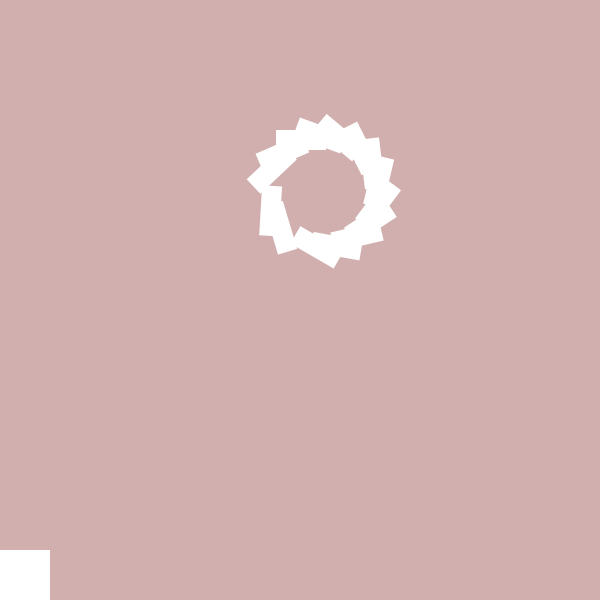
Frame 1 (no input)
Frame 60 (the mouse pressed at the canvas centre just before this capture): identical to frame 1, image omitted
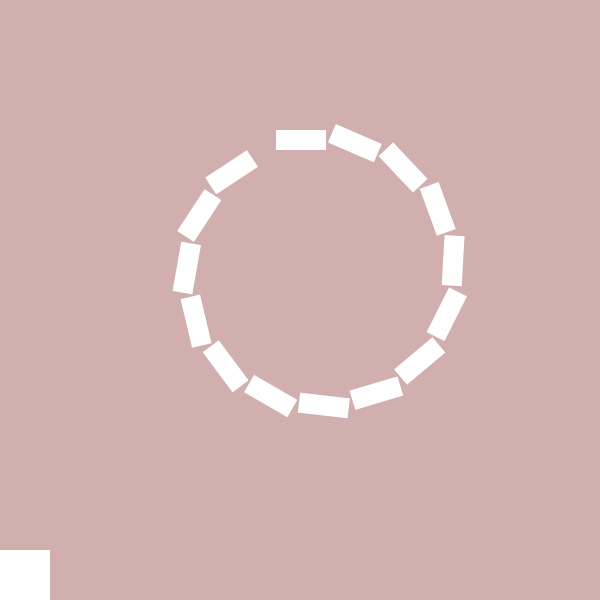
Frame 120 (the mouse held since frame 60 and released just before this capture)

The Processing sketch that drew these frames (run headless with seeded random() and noise(); from frame 60 on, the mouse is pressed at the canvas centre):

// Processing sketch: processing_74723
// ── processing_74723.pde

int xPos = 25;
int yPos = 575;
int w = 100;
int transA = 0; 
int transB = 0;
int transC = 0;
int transD = 0;
int transE = 0;
int transF = 0; 

void setup() {
  size(600, 600);
  background(#D1AFAF, 100);
  rectMode(CENTER);
  frameRate(100);
}

void draw() {

  rectangle();
  arm();
}

void arm() {
  transA = 200;
  transB = 50;
  transC = 100;
  transD = 100;
  transE = 50;
  transF = 2; 
  translate(transA, transB);//X and Y axis of Joint starting point.

  if (key == 'd') {
    translate(transA-=80, transB-=50);
  }
  if (key == 'a') {
    translate(transA-=120, transB-=50);
  }

  for (int ii=0;ii<1;ii++) {//Number of Joint sets
    translate(transC, transD); // X and Y axis of joint starting point

    pushMatrix();
    for (int i=0;i<15;i++) { //Number of joints

      rect(1, -10, 50, 20);

      //ellipse(0, 0, 9, 9);
      translate(transE, transF);//Distance and offset between joints 
      rotate(radians(map(mouseY, 100, height-200, 50, 10)));//Lower the -number higher the join set goes. Speed/Flexibility.
    }

    popMatrix();
  }
}
void rectangle() {
  background(#D1AFAF, 30);
  fill(255, 255, 255);
  noStroke();
  rect(xPos, yPos, 50, 50);
  if (mouseX > xPos && mouseX < xPos+w && mouseY < yPos && mouseY < yPos+height && mousePressed) {
    xPos=mouseX;
    yPos=mouseY;
  }
  else {
    if (yPos<575) { 
      yPos+=5;
    }
    else {
      if (keyPressed) {
        key = 'r';
        xPos = 25;
        yPos=575;
      }
    }
  }
}
void increase() {
  if (keyPressed == true) {

    transA -= 10;
    transB -= 10;
    transC -= 10;
    transD -= 10;
    transE -= 10;
    transF -= 10;
  }
}
